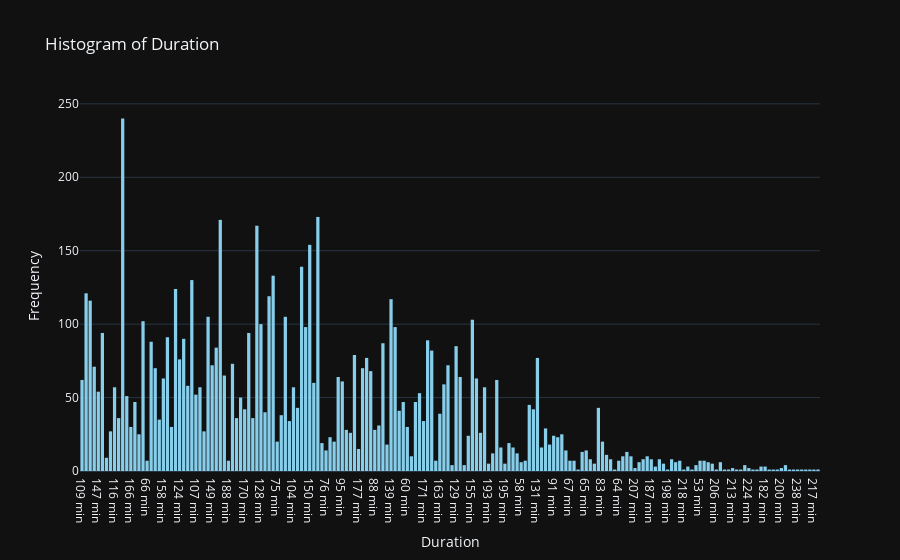

The code cell stored with this chart in its notebook:
### Code cell
Histogram('Duration', DSet)

### Figure 1 — Plotly figure (JSON) as saved in the notebook; plotly's stock layout.template omitted (floating-point values rounded to 4 significant figures; data arrays with more than 128 entries replaced by an {"elided": "..."} marker saying what was removed)
{"data": [{"marker": {"color": "skyblue", "line": {"color": "black", "width": 0}}, "type": "histogram", "x": {"elided": "15503 str values"}}], "layout": {"title": {"text": "Histogram of Duration"}, "xaxis": {"title": {"text": "Duration"}}, "yaxis": {"title": {"text": "Frequency"}}}}
